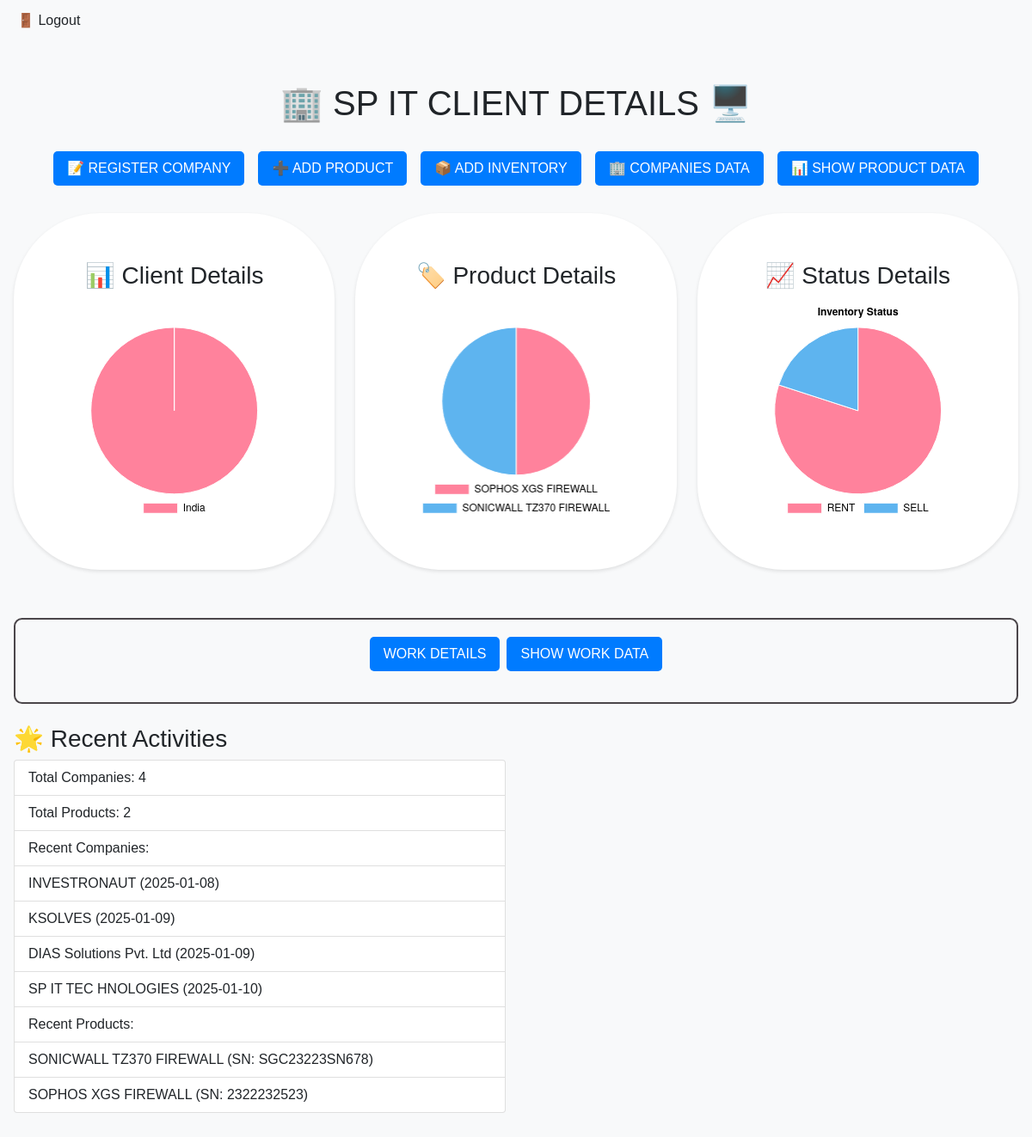
The page / (signed in) on the database as committed earlier.
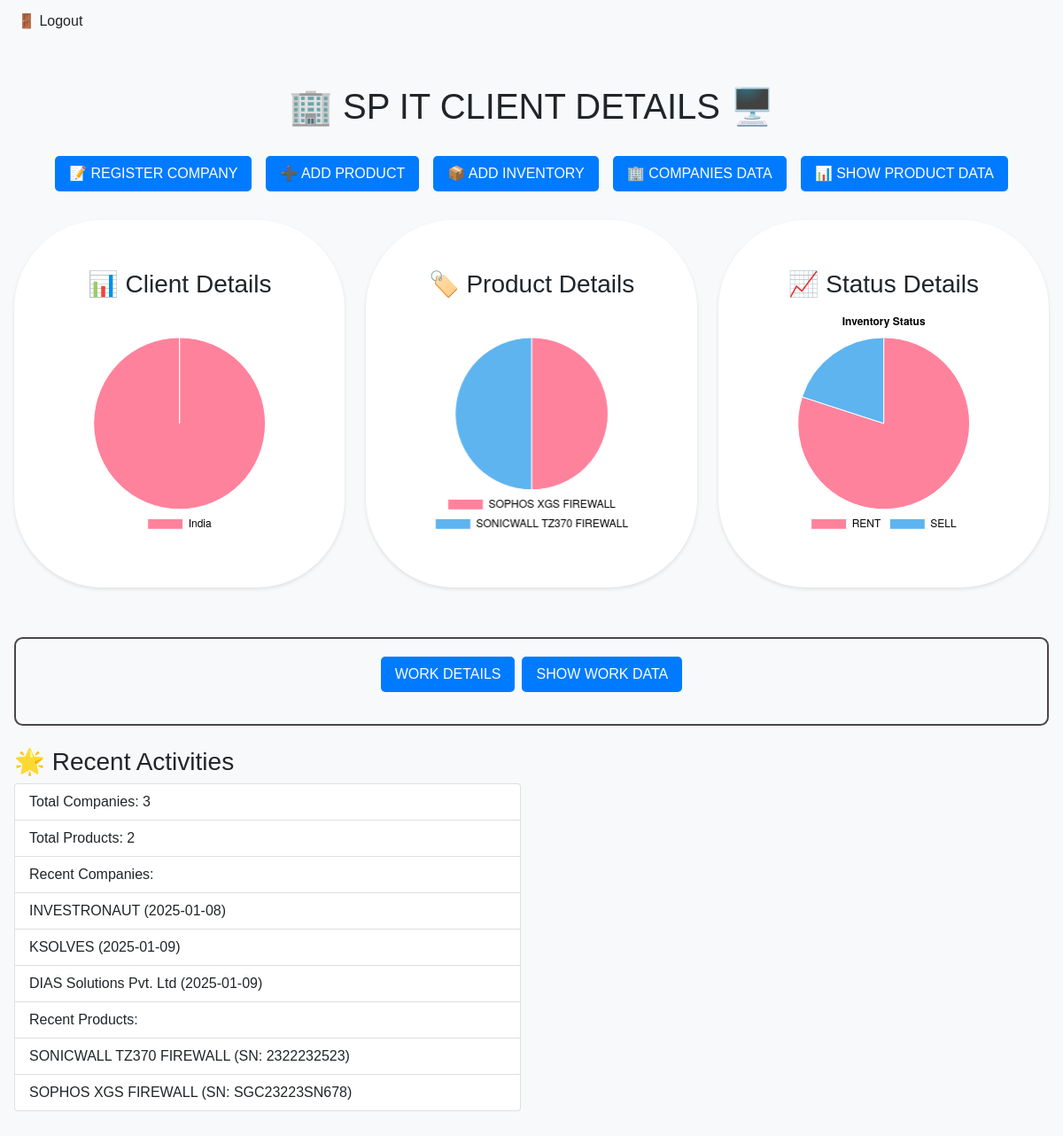
The same page on the database as committed later.
### app.py (models this page shows)
class Company(db.Model):
    id = db.Column(db.Integer, primary_key=True)
    date = db.Column(db.Date, nullable=False)
    name = db.Column(db.String(100), nullable=False)
    address = db.Column(db.String(200), nullable=False)
    information = db.Column(db.Text, nullable=True)
    person_name = db.Column(db.String(100), nullable=False)
    position = db.Column(db.String(50), nullable=False)
    email = db.Column(db.String(100), nullable=False)
    contact_no = db.Column(db.String(20), nullable=False)
    country = db.Column(db.String(50), nullable=False)

class Product(db.Model):
    id = db.Column(db.Integer, primary_key=True)
    date = db.Column(db.Date, nullable=False)
    name = db.Column(db.String(100), nullable=False)
    serial_number = db.Column(db.String(100), nullable=False)

### app.py (the view)
@app.route('/')
@login_required
def index():
    app.logger.debug("Rendering index page")
    recent_companies = Company.query.order_by(desc(Company.id)).limit(5).all()
    recent_products = Product.query.order_by(desc(Product.id)).limit(5).all()
    company_count = Company.query.count()
    product_count = Product.query.count()
    client_details = db.session.query(Company.country, func.count(Company.id)).group_by(Company.country).order_by(func.count(Company.id).desc()).limit(5).all()
    product_details = db.session.query(Product.name, func.count(Product.id)).group_by(Product.name).order_by(func.count(Product.id).desc()).limit(5).all()
    status_details = db.session.query(Inventory.status, func.count(Inventory.id)).group_by(Inventory.status).all()
    app.logger.debug(f"Found {company_count} companies and {product_count} products")
    return render_template('index.html',
                           recent_companies=recent_companies,
                           recent_products=recent_products,
                           company_count=company_count,
                           product_count=product_count,
                           client_details=client_details,
                           product_details=product_details,
                           status_details=status_details)

### app.py (called while the page is built)
def login_required(f):
    @wraps(f)
    def decorated_function(*args, **kwargs):
        if 'logged_in' not in session:
            return redirect(url_for('login'))
        return f(*args, **kwargs)
    return decorated_function

### templates/index.html (shortened to what this page needs)
<!DOCTYPE html>
<html lang="en">
<head>
    <link href="https://cdn.jsdelivr.net/npm/bootstrap@5.1.3/dist/css/bootstrap.min.css" rel="stylesheet">
    <link href="{{ url_for('serve_static', filename='styles.css') }}" rel="stylesheet">
</head>
<body>
    <a href="{{ url_for('logout') }}" class="btn btn-glass btn m-1">🚪 Logout</a>
    <div class="container mt-5">
        <div class="glass-container animated">
            <h1 class="text-center mb-4">🏢 SP IT CLIENT DETAILS 🖥️</h1>
            <div class="d-flex justify-content-center mb-4 flex-wrap">
                <a href="{{ url_for('register') }}" class="btn btn-glass btn-primary m-2">📝 REGISTER COMPANY</a>
                <a href="{{ url_for('add_product') }}" class="btn btn-glass btn-primary m-2">➕ ADD PRODUCT</a>
                <a href="{{ url_for('add_inventory') }}" class="btn btn-glass btn-primary m-2">📦 ADD INVENTORY</a>
                <a href="{{ url_for('companies') }}" class="btn btn-glass btn-primary m-2">🏢 COMPANIES DATA</a>
                <a href="{{ url_for('products') }}" class="btn btn-glass btn-primary m-2">📊 SHOW PRODUCT DATA</a>
            </div>
            <div class="row">
                <div class="col-md-4">
                    <div class="chart-container glass-container">
                        <h3 class="text-center">📊 Client Details</h3>
                        <canvas id="clientChart"></canvas>
                    </div>
                </div>
                <div class="col-md-4">
                    <div class="chart-container glass-container">
                        <h3 class="text-center">🏷️ Product Details</h3>
                        <canvas id="productChart"></canvas>
                    </div>
                </div>
                <div class="col-md-4">
                    <div class="chart-container glass-container">
                        <h3 class="text-center">📈 Status Details</h3>
                        <canvas id="statusChart"></canvas>
                    </div>
                </div>
            </div>
             <div class="dashboard-card mt-4">
            <a href="{{ url_for('work_details') }}" class="btn btn-primary mb-3 me-2">WORK DETAILS</a>
            <a href="{{ url_for('show_work_data') }}" class="btn btn-primary mb-3">SHOW WORK DATA</a>
        </div>
            <div class="row mt-4">
                <div class="col-md-6">
                    <h3>🌟 Recent Activities</h3>
                    <ul id="recentActivities" class="list-group">
                        <li class="list-group-item btn-glass animated">Total Companies: {{ company_count }}</li>
                        <li class="list-group-item btn-glass animated">Total Products: {{ product_count }}</li>
                        <li class="list-group-item btn-glass animated">Recent Companies:</li>
                        {% for company in recent_companies %}
                        <li class="list-group-item btn-glass animated">{{ company.name }} ({{ company.date.strftime('%Y-%m-%d') }})</li>
                        {% endfor %}
                        <li class="list-group-item btn-glass animated">Recent Products:</li>
                        {% for product in recent_products %}
                        <li class="list-group-item btn-glass animated">{{ product.name }} (SN: {{ product.serial_number }})</li>
                        {% endfor %}
                    </ul>
                </div>
            </div>
        </div>
    </div>
</body>
</html>

Rows that differ between the two databases and show on the page:
removed Company: name "SP IT TEC HNOLOGIES", date "2025-01-10"
changed Product "SONICWALL TZ370 FIREWALL": serial_number "SGC23223SN678" → "2322232523"
changed Product "SOPHOS XGS FIREWALL": serial_number "2322232523" → "SGC23223SN678"
Other text that changed with them:
{{ company_count }}: "4" → "3"
